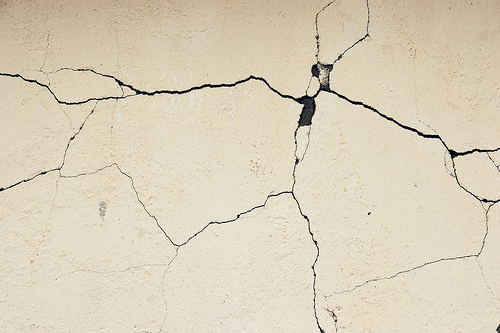
#> input picture crack.jpg, 500 x 333 px
$ python singleimage.py
#> lines starting #> are read from the running program, lines starting #| are printed output that depends on the picture; after the words box and inside, x2 and y2 are one past the last pixel; in counts of white or black regions, pixels touching at a corner belong together
import cv2
import numpy as np

img = cv2.imread('crack.jpg')
#> img is the input picture: shape (333, 500, 3); mean B, G, R 186.8, 208.6, 219
gray = cv2.cvtColor(img,cv2.COLOR_BGR2GRAY)
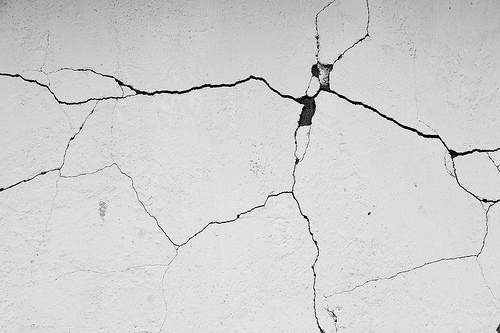
#> gray: shape (333, 500); min 0, max 255, mean 209.2
edges = cv2.Canny(gray,50,150,apertureSize = 3)
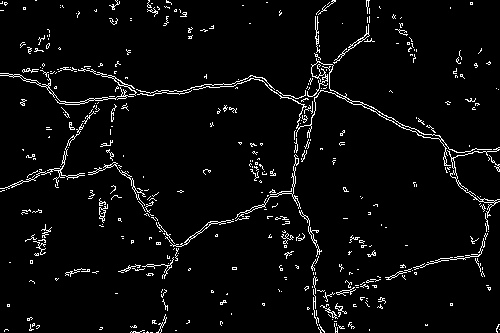
#> edges: shape (333, 500); 4.2% white in thin lines or dots
minLineLength = 10
maxLineGap = 5
lines = cv2.HoughLinesP(edges,1,np.pi/180,10,minLineLength,maxLineGap)
#> lines = 89 rows, first 6: [109, 96, 114, 96], [68, 102, 76, 102], [315, 38, 318, 22], [65, 104, 71, 104], [119, 271, 129, 267], [417, 130, 424, 134]
for x1,y1,x2,y2 in lines[0]:
    cv2.line(img,(x1,y1),(x2,y2),(0,255,0),2)
#> this loop made 1 pass
#> img: shape (333, 500, 3); 0.01% of pixels changed, all inside (x1, y1, x2, y2) = (108, 95, 116, 98)

cv2.imwrite('houghlines5.jpg',img)
